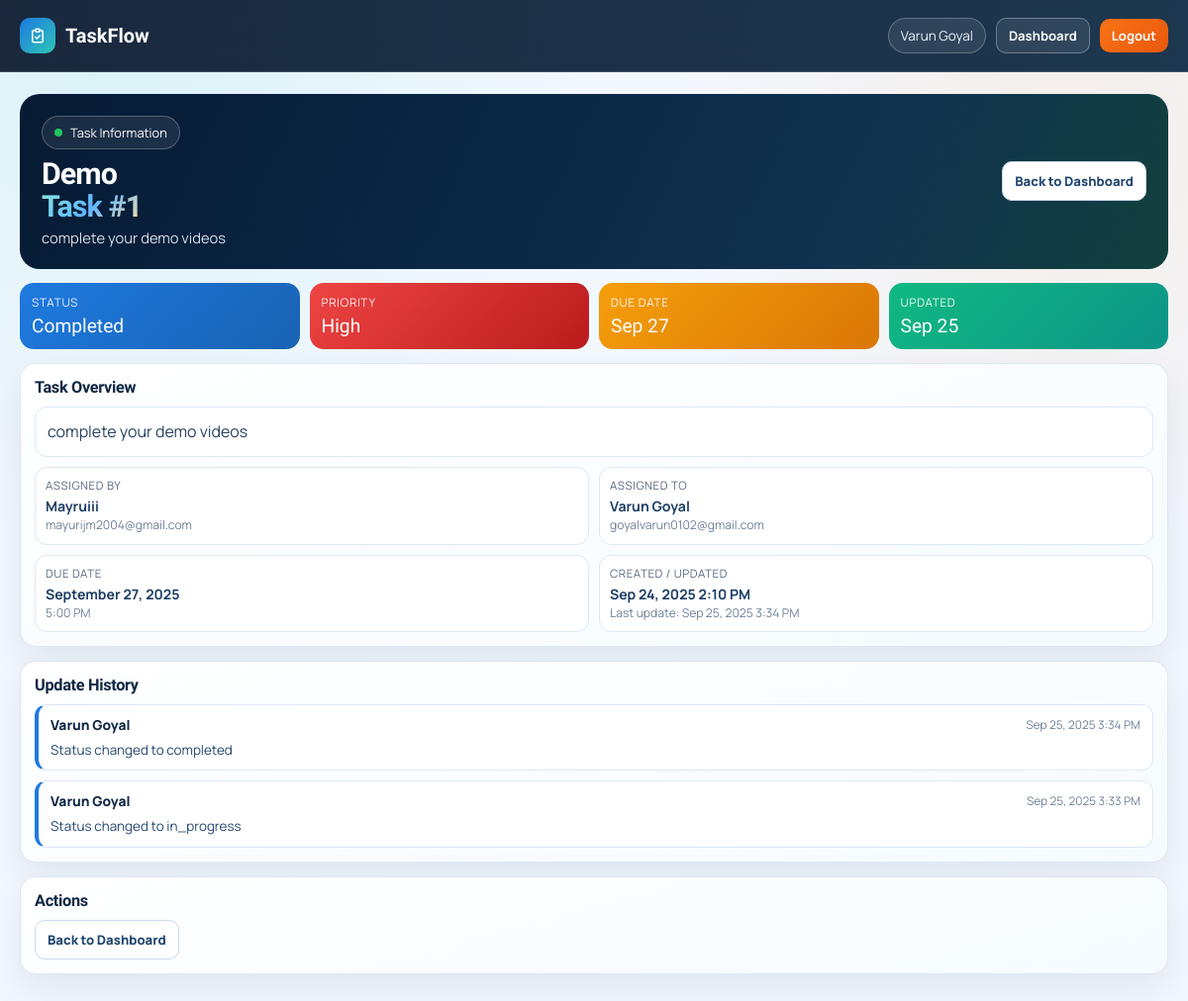
/task/1/ (signed in), run on the app's committed database.
### taskapp1/models.py (models this page shows, shortened)
class Task(models.Model):
    STATUS_CHOICES = [
        ('pending', 'Pending'),
        ('in_progress', 'In Progress'),
        ('completed', 'Completed'),
    ]
    PRIORITY_CHOICES = [
        ('low', 'Low'),
        ('medium', 'Medium'),
        ('high', 'High'),
    ]
    title = models.CharField(max_length=200)
    description = models.TextField()
    assigned_to = models.ForeignKey(User, on_delete=models.CASCADE, related_name='assigned_tasks')
    assigned_by = models.ForeignKey(User, on_delete=models.CASCADE, related_name='created_tasks')
    status = models.CharField(max_length=20, choices=STATUS_CHOICES, default='pending')
    priority = models.CharField(max_length=10, choices=PRIORITY_CHOICES, default='medium')
    due_date = models.DateTimeField()
    created_at = models.DateTimeField(auto_now_add=True)
    updated_at = models.DateTimeField(auto_now=True)
    class Meta:
        ordering = ['-created_at']

class TaskUpdate(models.Model):
    task = models.ForeignKey(Task, on_delete=models.CASCADE, related_name='updates')
    updated_by = models.ForeignKey(User, on_delete=models.CASCADE)
    update_message = models.CharField(max_length=255, null=True, blank=True)
    comment = models.TextField()
    previous_status = models.CharField(max_length=20, default='pending')
    new_status = models.CharField(max_length=20, default='pending')
    timestamp = models.DateTimeField(auto_now_add=True)
    class Meta:
        ordering = ['-timestamp']

### taskapp1/views.py (the view)
# urls.py: path('task/<int:task_id>/', views.task_details, name='task_details'),
@login_required
def task_details(request, task_id):
    task = get_object_or_404(Task, id=task_id)
    if request.user.userprofile.role == 'employee' and task.assigned_to != request.user:
        messages.error(request, 'Access denied.')
        return redirect('employee_dashboard')
    updates = task.updates.all()
    return render(request, 'taskapp1/task_details.html', {
        'task': task,
        'updates': updates
    })

### templates/taskapp1/task_details.html (shortened to what this page needs)
<!doctype html>
<html lang="en">
<head>
</head>
<body>
    <nav class="nav">
        <div class="wrap">
            <div class="nav-row">
                <a class="logo" href="{% if user.userprofile.role == 'admin' %}{% url 'admin_dashboard' %}{% else %}{% url 'employee_dashboard' %}{% endif %}">
                    <span class="logo-box">
                        <svg fill="none" stroke="currentColor" stroke-width="2" viewBox="0 0 24 24" width="18" height="18">
                            <path stroke-linecap="round" stroke-linejoin="round" d="M9 5H7a2 2 0 00-2 2v12a2 2 0 002 2h10a2 2 0 002-2V7a2 2 0 00-2-2h-2M9 5a2 2 0 002 2h2a2 2 0 002-2M9 5a2 2 0 012-2h2a2 2 0 012 2m-6 9l2 2 4-4"></path>
                        </svg>
                    </span>
                    <span>TaskFlow</span>
                </a>
                <div class="nav-links">
                    <span class="chip">{{ user.get_full_name|default:user.username }}</span>
                    <a class="link link-home" href="{% if user.userprofile.role == 'admin' %}{% url 'admin_dashboard' %}{% else %}{% url 'employee_dashboard' %}{% endif %}">Dashboard</a>
                    <a class="link link-logout" href="{% url 'logout' %}">Logout</a>
                </div>
            </div>
        </div>
    </nav>
    <main class="main">
        <div class="wrap">
            <section class="hero">
                <div>
                    <span class="badge"><span class="dot"></span> Task Information</span>
                    <h1>{{ task.title }}<br><span class="accent">Task #{{ task.id }}</span></h1>
                    <p>{{ task.description|default:"No description provided." }}</p>
                </div>
                <div class="hero-actions">
                    {% if user.userprofile.role == 'admin' %}
                        <a href="{% url 'edit_task' task.id %}" class="btn-main">Edit Task</a>
                        <a href="{% url 'all_tasks' %}" class="btn-alt">Back to All Tasks</a>
                    {% else %}
                        <a href="{% url 'employee_dashboard' %}" class="btn-alt">Back to Dashboard</a>
                    {% endif %}
                </div>
            </section>
            <section class="stats">
                <article class="stat s1">
                    <div class="k">Status</div>
                    <div class="v">{{ task.get_status_display }}</div>
                </article>
                <article class="stat s2">
                    <div class="k">Priority</div>
                    <div class="v">{{ task.get_priority_display }}</div>
                </article>
                <article class="stat s3">
                    <div class="k">Due Date</div>
                    <div class="v">{{ task.due_date|date:"M d" }}</div>
                </article>
                <article class="stat s4">
                    <div class="k">Updated</div>
                    <div class="v">{{ task.updated_at|date:"M d" }}</div>
                </article>
            </section>
            <section class="panel">
                <div class="head"><h2 class="title">Task Overview</h2></div>
                <div class="desc">{{ task.description|linebreaksbr }}</div>
                <div style="height:10px"></div>
                <div class="meta-grid">
                    <article class="meta">
                        <div class="meta-k">Assigned By</div>
                        <div class="meta-v">{{ task.assigned_by.get_full_name|default:task.assigned_by.username }}</div>
                        <div class="meta-sub">{{ task.assigned_by.email|default:"No email" }}</div>
                    </article>
                    <article class="meta">
                        <div class="meta-k">Assigned To</div>
                        <div class="meta-v">{{ task.assigned_to.get_full_name|default:task.assigned_to.username }}</div>
                        <div class="meta-sub">{{ task.assigned_to.email|default:"No email" }}</div>
                    </article>
                    <article class="meta">
                        <div class="meta-k">Due Date</div>
                        <div class="meta-v">{{ task.due_date|date:"F d, Y" }}</div>
                        <div class="meta-sub">{{ task.due_date|date:"g:i A" }}</div>
                    </article>
                    <article class="meta">
                        <div class="meta-k">Created / Updated</div>
                        <div class="meta-v">{{ task.created_at|date:"M d, Y g:i A" }}</div>
                        <div class="meta-sub">Last update: {{ task.updated_at|date:"M d, Y g:i A" }}</div>
                    </article>
                </div>
            </section>
            <section class="panel">
                <div class="head"><h2 class="title">Update History</h2></div>
                {% if updates %}
                    <div class="timeline">
                        {% for update in updates %}
                            <article class="item">
                                <div class="item-top">
                                    <div class="item-user">{{ update.updated_by.get_full_name|default:update.updated_by.username }}</div>
                                    <div class="item-time">{{ update.timestamp|date:"M d, Y g:i A" }}</div>
                                </div>
                                <div class="item-msg">{{ update.update_message|default:update.comment|default:"Task update recorded." }}</div>
                            </article>
                        {% endfor %}
                    </div>
                {% else %}
                    <div class="empty">No updates available for this task yet.</div>
                {% endif %}
            </section>
            <section class="panel">
                <div class="head"><h2 class="title">Actions</h2></div>
                <div class="action-row">
                    {% if user.userprofile.role == 'admin' %}
                        <a href="{% url 'edit_task' task.id %}" class="btn-main">Edit</a>
                        <a href="{% url 'delete_task' task.id %}" class="btn-danger" onclick="return confirm('Are you sure you want to delete this task?')">Delete</a>
                        <a href="{% url 'all_tasks' %}" class="btn-alt">Back to All Tasks</a>
                    {% else %}
                        <a href="{% url 'employee_dashboard' %}" class="btn-alt">Back to Dashboard</a>
                    {% endif %}
                </div>
            </section>
        </div>
    </main>
</body>
</html>

### data on the page
Task: title "Demo", id "1", description "complete your demo videos", status "Completed", priority "High", due_date "Sep 27", updated_at "Sep 25", assigned_by.get_full_name "Mayruiii", assigned_by.email "mayurijm2004@gmail.com", assigned_to.get_full_name "Varun Goyal", assigned_to.email "goyalvarun0102@gmail.com", due_date "September 27, 2025", due_date "5:00 PM", created_at "Sep 24, 2025 2:10 PM", updated_at "Sep 25, 2025 3:34 PM"
TaskUpdate: updated_by.get_full_name "Varun Goyal", timestamp "Sep 25, 2025 3:34 PM", update_message "Status changed to completed"
TaskUpdate: updated_by.get_full_name "Varun Goyal", timestamp "Sep 25, 2025 3:33 PM", update_message "Status changed to in_progress"

### other printed values
{{ user.get_full_name|default:user.username }} "Varun Goyal"
